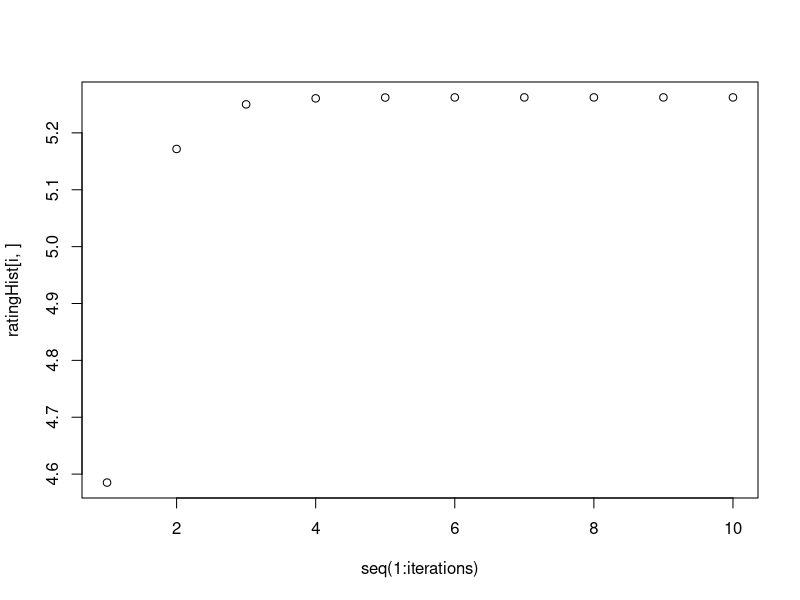
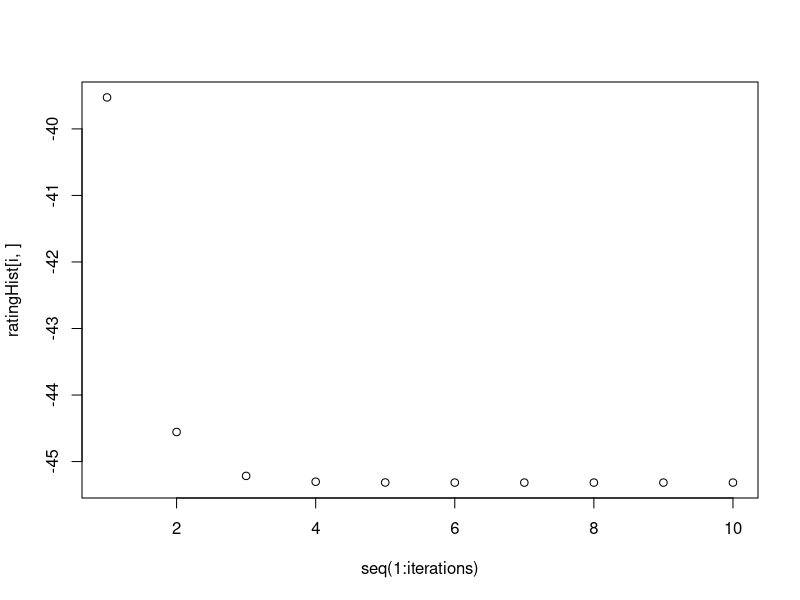
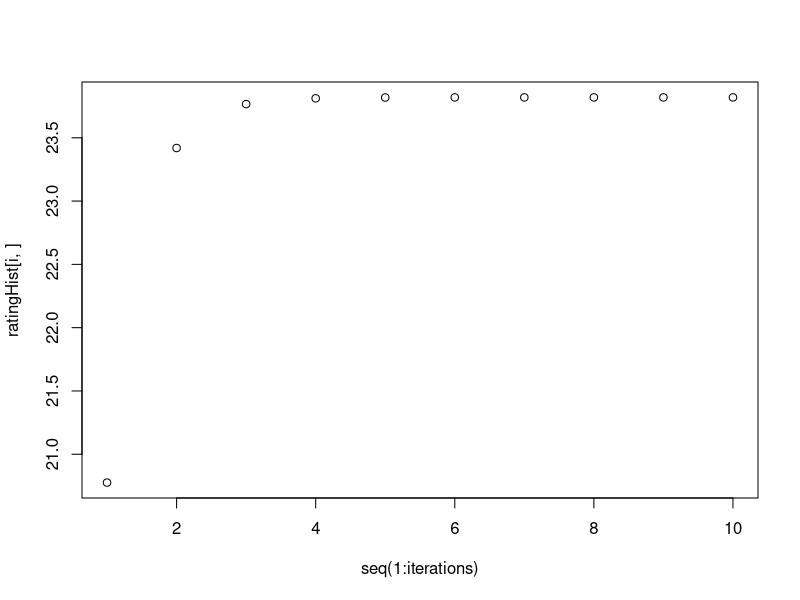
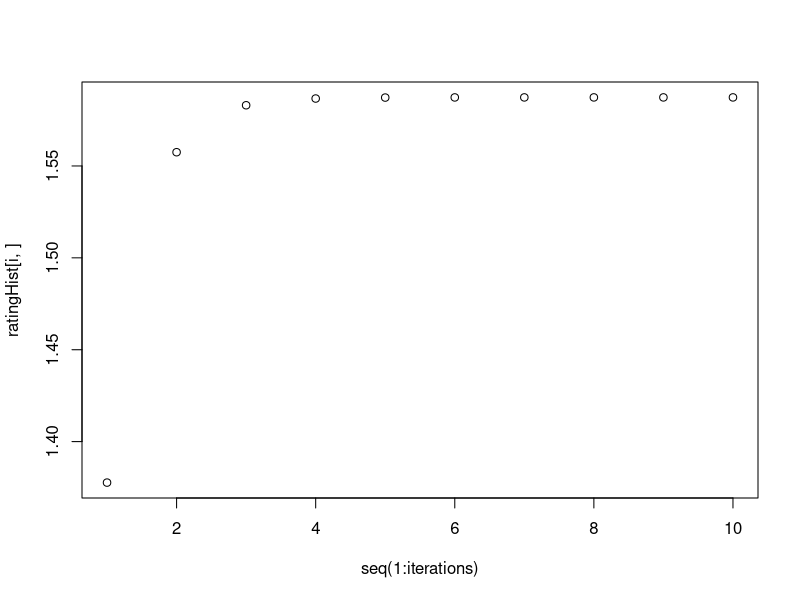
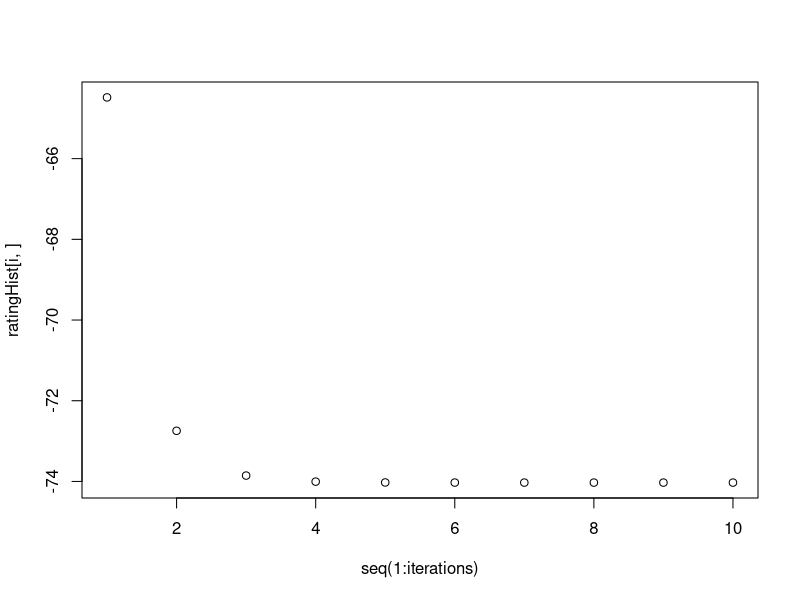
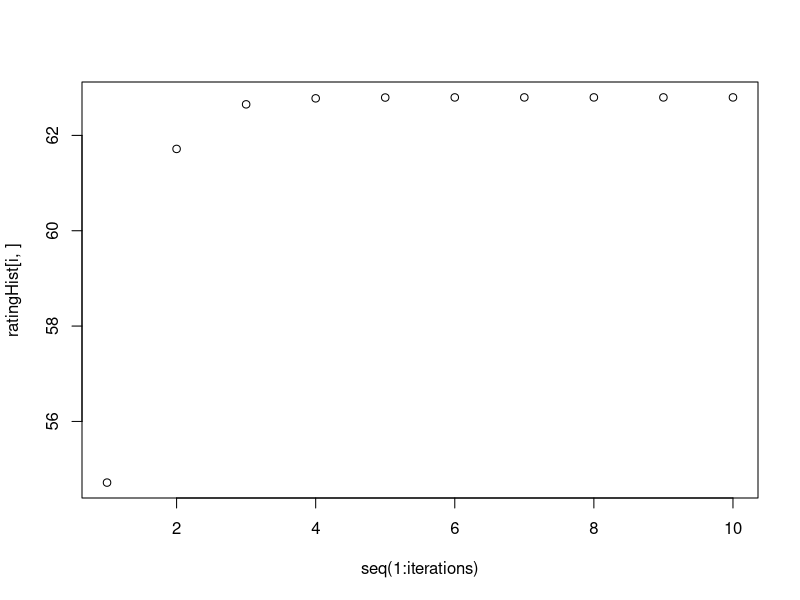
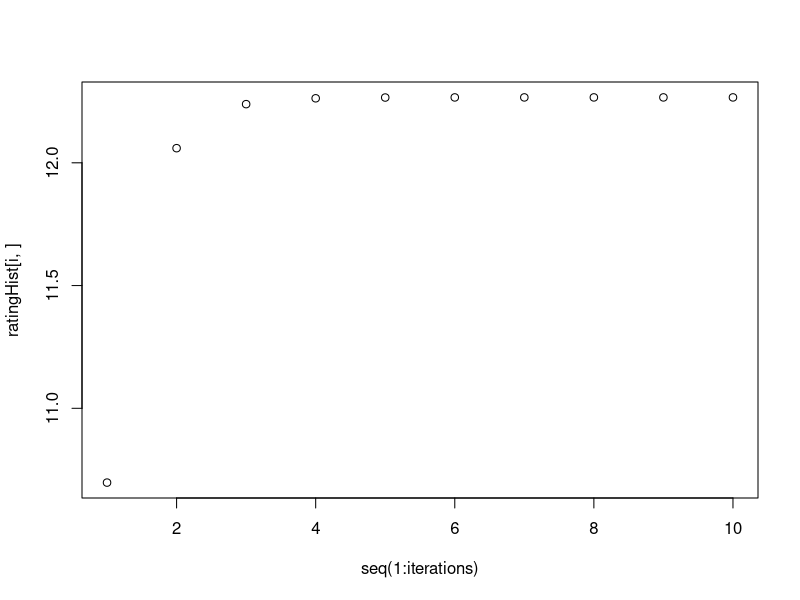
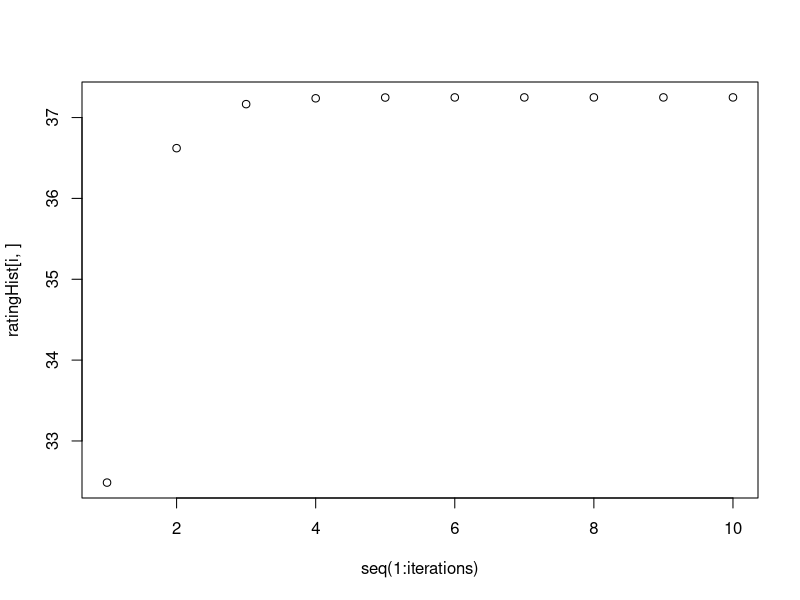

Write R code to recreate these figures, in order.
#run test with iter, standard, and combined ratings
#genome(k value, spread)
#fitness: RMSE of results

library(readr)
library(dplyr)
library(ggplot2)
library(Metrics)

#functions

# returns predicted margin of victory given x=team's probability of scoring
# an individual point
pMOV <- function(x) {
    mov <- ifelse(x>=.5,55.7*log(x+.5)/(x+.5),-55.7*log(-x+1.5)/(-x+1.5))
    return(mov)
}

# returns the probability of a team winning a game given x=team's probability
# of scoring an individual point
pWIN <- function(x,sA=0,sB=0,gameTo=15) {
    otPoint <- 2*gameTo-sA-sB-2
    i <- ((gameTo-sA):otPoint)
    pWNOT <- ifelse(otPoint>=gameTo-sA,sum(choose(i-1,gameTo-sA-1)*x^(gameTo-sA)*(1-x)^(i-gameTo+sA)),0) #prob of win without overtime
    pOT <- choose(otPoint,gameTo-sA-1)*x^(gameTo-sA-1)*(1-x)^(gameTo-sB-1) #prob of OT
    pWOT <- x^2+2*x^3*(1-x)+4*x^3*(1-x)^2
    return(pWNOT+pOT*pWOT)
}

# returns the probability of a team to score an individual point against
# an opponent given their respective ratings
expPoint <- function(rA,rB,rdA=spread,rdB=spread) {
    p <- 1/(1+exp((rB-rA)*pi/sqrt(3*(rdA^2+rdB^2))))
    return(p)
}

simGame <- function(tA,tB) {
    rA <- subset(ratingTable, team==tA)[,4]
    rB <- subset(ratingTable, team==tB)[,4]
    rdA <- subset(ratingTable, team==tA)[,5]
    rdB <- subset(ratingTable, team==tB)[,5]
    sA <- 0
    sB <- 0
    while((sA<15) & (sB<15)) {
        RA <- rlogis(1,rA,(rdA*sqrt(3))/pi)
        RB <- rlogis(1,rB,(rdB*sqrt(3))/pi)
        ifelse(RA>=RB,sA<-sA+1,sB<-sB+1)
    }
    cat("sA: ",sA,"sB: ",sB,"\n")
    return(c(sA,sB))
}

gameRating <- function(tA, tB, sA, sB) {
    k <- 1500
    rA <- subset(ratingTable, team==tA)[,4]
    rB <- subset(ratingTable, team==tB)[,4]
    rdA <- subset(ratingTable, team==tA)[,5]
    rdB <- subset(ratingTable, team==tB)[,5]
    #k <- (rdA*sqrt(3))/pi*4.5
    rating <- ifelse((sA+1)/(sA+sB+2)>.5, k*(log((sA+1)/(sA+sB+2)+.5)+.5-expPoint(rA,rB,rdA,rdB)), k*(.5-log(-(sA+1)/(sA+sB+2)+1.5)-expPoint(rA,rB,rdA,rdB)))
    return(rating)
}

gameRatingStandard <- function(tA, tB, sA, sB) {
    k <- 30
    rA <- subset(ratingTable, team==tA)[,6]
    rB <- subset(ratingTable, team==tB)[,6]
    rdA <- subset(ratingTable, team==tA)[,5]
    rdB <- subset(ratingTable, team==tB)[,5]
    rIndexA <- subset(ratingTable, team==tA)[,7]
    rIndexB <- subset(ratingTable, team==tB)[,7]
    #k <- (rdA*sqrt(3))/pi*4.5
    ratingA <- ifelse((sA+1)/(sA+sB+2)>.5, k*(log((sA+1)/(sA+sB+2)+.5)+.5-expPoint(rA,rB,rdA,rdB)), k*(.5-log(-(sA+1)/(sA+sB+2)+1.5)-expPoint(rA,rB,rdA,rdB)))
    ratingB <- ifelse((sB+1)/(sB+sA+2)>.5, k*(log((sB+1)/(sB+sA+2)+.5)+.5-expPoint(rB,rA,rdB,rdA)), k*(.5-log(-(sB+1)/(sB+sA+2)+1.5)-expPoint(rB,rA,rdB,rdA)))
    ratingTable[which(ratingTable[,1] == tA),6] <<- rA + ratingA
    ratingTable[which(ratingTable[,1] == tB),6] <<- rB + ratingB
    #ratingTable[which(ratingTable[,1] == tA),5] <<- 600/rIndexA^(1/8)
    #ratingTable[which(ratingTable[,1] == tB),5] <<- 600/rIndexB^(1/8)
    ratingTable[which(ratingTable[,1] == tA),7] <<- rIndexA+1
    ratingTable[which(ratingTable[,1] == tB),7] <<- rIndexB+1
    #cat(tA, " Rating: ",rA+rating," ", tB, " Rating: ",rB-rating,"\n")
    return(ratingA)
}

calcRating <- function(games) {
    t <- games
    t$gameRatingA <- mapply(gameRating, t$teamA, t$teamB, t$scoreA, t$scoreB)
    t$gameRatingB <- mapply(gameRating, t$teamB, t$teamA, t$scoreB, t$scoreA)
    teamScores <- bind_rows(rename(select(t, teamA, gameRatingA),team=teamA, gameRating=gameRatingA),transmute(select(t, teamB, gameRatingB), team=teamB, gameRating=gameRatingB))
    avg <- (teamScores %>% group_by(team) %>% summarise(sd = sd(gameRating), avg = mean(gameRating), number = n()))
    avg$avg <- avg$avg + ratingTable$calcRating
    return(avg)
}

calcRatingStandard <- function(games) {
    t <- games
    t$gameRatingA <- mapply(gameRatingStandard, t$teamA, t$teamB, t$scoreA, t$scoreB)
}

roundRobin <- function(teams,iter=1) {
    rounds <- list()
    n <- length(teams)
    for(i in 1:((n-1)*iter)) {
        round <-
            data.frame(
                round = i,
                team1 = teams[1:(n/2)],
                team2 = rev(teams)[1:(n/2)])
        rounds[[i]] <- round
        teams <- c( teams[1], last(teams), head(teams[-1],-1))
    }
    return(bind_rows(rounds))
}

# create list of teams and give them random ratings from a normal distribution
numTeams <- 12
teams <- as.character(LETTERS[1:numTeams])
#set.seed(161)
spread <- 600 # set to 600 means that every 100 point difference in rating
              # roughly corresponds to an additional 5% chance to win a point
rlogis2 <- function(n,mean,sd) { mean+sd*scale(rlogis(n)) }
ratings <- rlogis2(numTeams,0,(spread/10*sqrt(3))/pi)
#ratings <- sort(ratings, decreasing = TRUE)
spreads <- rnorm(numTeams,spread,0)
ratingTable <- data.frame(teams,ratings,spreads,0,spread)
names(ratingTable) <- c("team", "rating", "ratingDeviation", "calcRating", "calcRatingDeviation")
ratingTable %>% mutate_if(is.factor, as.character) -> ratingTable
rr <- roundRobin(teams)

scores <- list()
for(i in 1:(nrow(rr))) {
    score <- simGame(rr[i,2],rr[i,3])
    scores[[i]] <- score
    cat("scores: ",score,"\n")
}

rr <- cbind(rr,data.frame(matrix(unlist(scores), nrow=66, byrow=T),stringsAsFactors=FALSE))
names(rr) <- c("round", "teamA", "teamB", "scoreA", "scoreB")

#t <- replicate(100,sim(ratingTable),simplify = T)
#games <- data.frame(teamA=LETTERS[t[1,]],teamB=LETTERS[t[2,]],scoreA=t[3,],scoreB=t[4,])
games <- rr

ratingTable$calcRating <- 0
ratingTable$calcRatingDeviation <- spread
ratingTable$calcRatingStandard <- 0
ratingTable$rIndex <- 1

calcRatingStandard(games)
iterations <- 10

ratingHist <- data.frame('0'=rep(0,numTeams))
for(i in 1:iterations) {
    avg <- calcRating(games)
    ratingTable$calcRating <- avg$avg
    #ratingTable$calcRatingDeviation <- avg$sd*pi/sqrt(3)
    ratingHist[,i] <- ratingTable$calcRating
    print(cor(ratingTable$rating, ratingTable$calcRating, method = "pearson"))
    cat("iteration: ",i,"ratings: ",ratingTable$calcRating,"\n")
}

cat("Pearson Cor Iter: ",cor(ratingTable$rating, ratingTable$calcRating, method = "pearson"),"\n")
cat("RMSE Iter: ",rmse(ratingTable$rating, ratingTable$calcRating),"\n")
cat("MAE Iter: ",mae(ratingTable$rating, ratingTable$calcRating),"\n")
cat("Pearson Cor Std: ",cor(ratingTable$rating, ratingTable$calcRatingStandard, method = "pearson"),"\n")
cat("RMSE Standard Std: ",rmse(ratingTable$rating, ratingTable$calcRatingStandard),"\n")
cat("MAE Standard Std: ",mae(ratingTable$rating, ratingTable$calcRatingStandard),"\n")

for(i in 1:numTeams) {
    plot(seq(1:iterations),ratingHist[i,])
}

testRating <- function(A,B) {
    return((count(games, teamA==A, teamB==B, scoreA==15)[8,4]+count(games, teamA==B, teamB==A, scoreB==15)[8,4])/(count(games, teamA==A, teamB==B)[4,3]+count(games, teamA==B, teamB==A)[4,3]))
}
